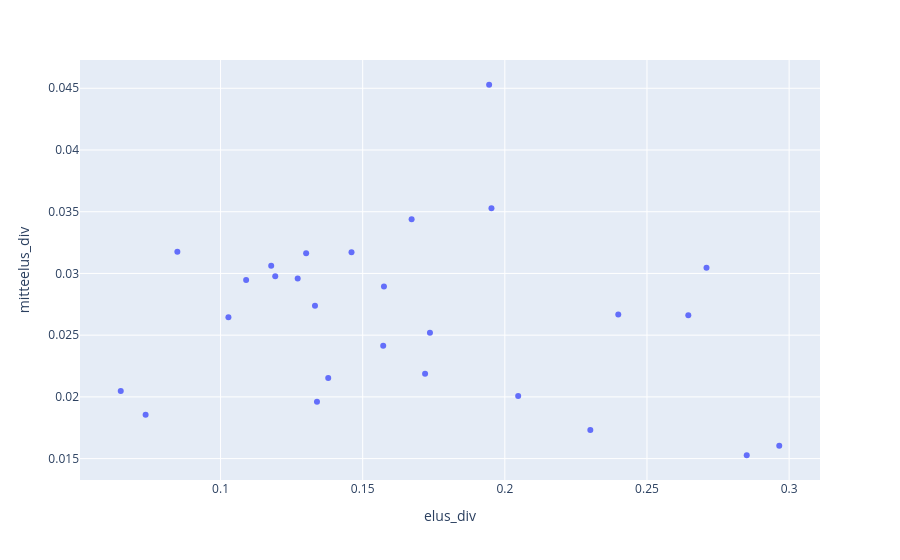

The code cell stored with this chart in its notebook:
### Code cell
fig = px.scatter(source4, x='elus_div', y='mitteelus_div', hover_name="data")#, text=source4['verb'])#+ source4['verb_compound']+" (" +source4['kaane']+") " +source4['examples'])

# Update the layout to show the text on hover
#fig.update_traces(#marker=dict(size=12),
#selector=dict(mode='markers'),
#selector=dict(type='scatter'),
#hoverinfo='none',
#)
#fig.update_traces(
#hoverinfo='text',
#hovertext="banaan", #source4['verb']+ source4['verb_compound']+" (" +source4['kaane']+") " +source4['examples']
#)

fig.update_layout(hovermode='closest')
fig.write_html("verb_elus_vs_mitteelus.html")
fig.show()

### Figure 1 — Plotly figure (JSON) as saved in the notebook; plotly's stock layout.template omitted (floating-point values rounded to 4 significant figures)
{"data": [{"hovertemplate": "<b>%{hovertext}</b><br><br>elus_div=%{x}<br>mitteelus_div=%{y}<extra></extra>", "hovertext": ["saama (el) inimestest,toidupoest,sõnadest", "andma (all) meile", "rääkima (el) seksuaalulmadest,mõrvadest", "tulema (ad) sul,linnal,neil", "minema (all) mulle,luurele", "tegema (all) ", "tulema (all) kontserdile", "jääma (all) ", "jääma (el) ", "tegema (el) mehest,prantslasest", "saama (abl) ", "saama (all) ", "olema (ad) ", "jääma (ad) puhkusel,juhul", "minema (ad) ", "kuuluma (all) ", "tekkima (ad) mul,tal", "pakkuma (all) ", "puuduma (ad) ", "õnnestuma (ad) ", "ütlema (all) mulle", "tooma (all) direktorile", "saatma (all) ", "meeldima (all) mulle", "küsima (abl) ", "maksma (all) ", "nõudma (abl) mult"], "legendgroup": "", "marker": {"color": "#636efa", "symbol": "circle"}, "mode": "markers", "name": "", "orientation": "v", "showlegend": false, "type": "scatter", "x": [0.06489, 0.1379, 0.07364, 0.1339, 0.109, 0.1575, 0.1301, 0.1461, 0.0848, 0.1028, 0.1737, 0.1178, 0.1192, 0.1332, 0.1271, 0.1719, 0.1572, 0.2399, 0.1672, 0.2047, 0.2301, 0.1945, 0.1953, 0.2851, 0.2965, 0.2709, 0.2645], "xaxis": "x", "y": [0.02048, 0.02153, 0.01855, 0.0196, 0.02947, 0.02893, 0.03164, 0.03171, 0.03176, 0.02645, 0.02519, 0.03062, 0.02976, 0.02739, 0.0296, 0.02188, 0.02414, 0.02668, 0.0344, 0.02008, 0.01732, 0.04529, 0.03527, 0.01527, 0.01604, 0.03046, 0.02662], "yaxis": "y"}], "layout": {"hovermode": "closest", "legend": {"tracegroupgap": 0}, "margin": {"t": 60}, "xaxis": {"anchor": "y", "domain": [0, 1], "title": {"text": "elus_div"}}, "yaxis": {"anchor": "x", "domain": [0, 1], "title": {"text": "mitteelus_div"}}}}
